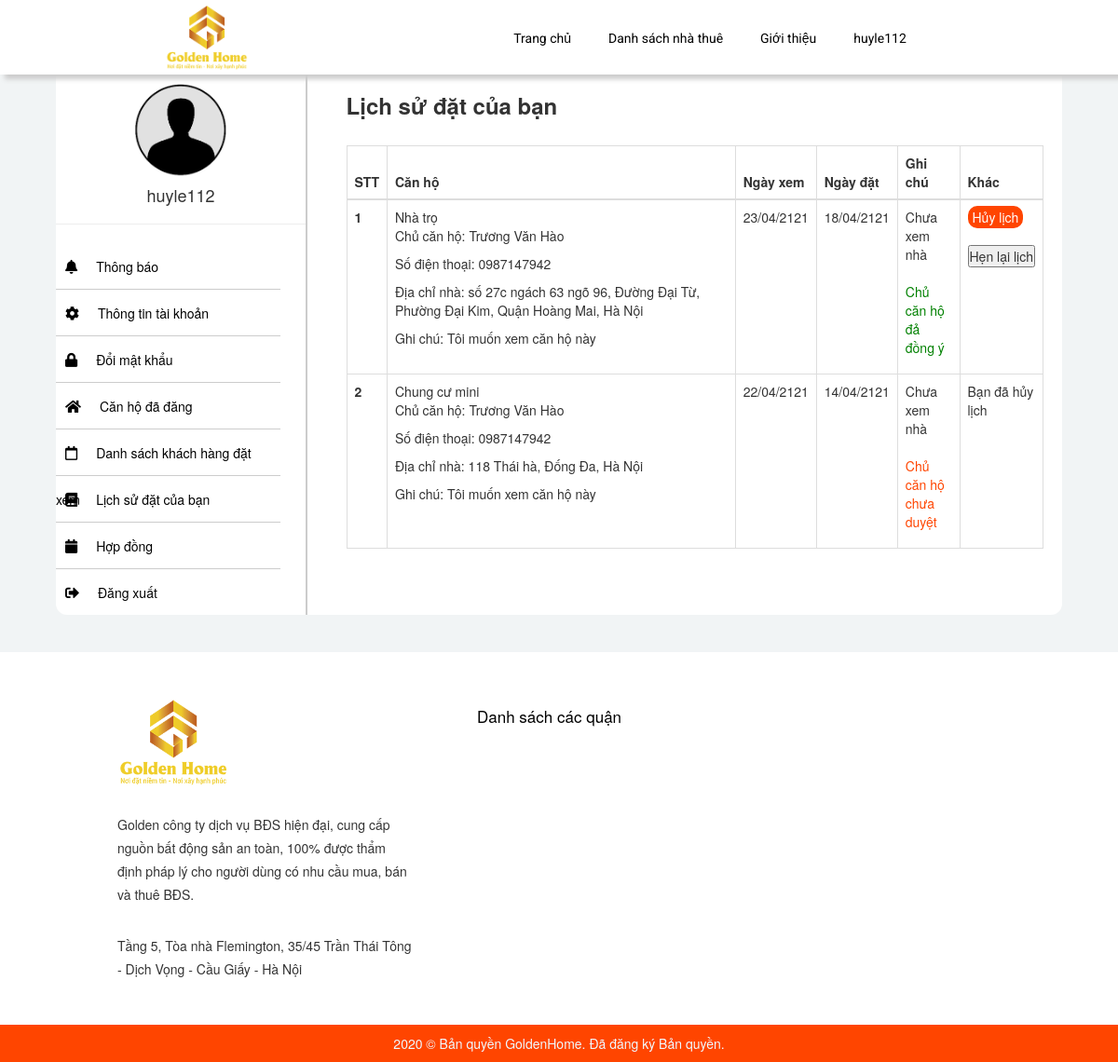
/site/index.php?act=lichsu&ma_tk=45 (signed in), run on the app's committed database.
### tables this page shows
CREATE TABLE `dat_lich`  (
  `id` int(11) NOT NULL AUTO_INCREMENT,
  `ma_dat` int(12) NOT NULL COMMENT 'mã đặt lịch xem',
  `ma_can` int(12) NOT NULL COMMENT 'mã căn hộ',
  `ma_tk` int(12) NOT NULL COMMENT 'mã tài khoản',
  `trang_thai` tinyint(1) NULL DEFAULT NULL,
  `ten_nguoi_dat` varchar(50) NULL DEFAULT NULL,
  `trang_thai_lich` tinyint(4) NULL DEFAULT NULL,
  `ghi_chu` varchar(255) NULL DEFAULT NULL,
  `sodt` varchar(50) NULL DEFAULT NULL,
  `gio_xem` time(0) NULL DEFAULT NULL,
  `ngay_dat` date NULL DEFAULT NULL COMMENT 'ngày đặt',
  `ngay_xem` date NULL DEFAULT NULL COMMENT 'ngày xem',
  PRIMARY KEY (`id`) USING BTREE,
  INDEX `Fk_datlich_tk`(`ma_tk`) USING BTREE,
  INDEX `Fk_datlich_canho`(`ma_can`) USING BTREE,
  INDEX `ma_dat`(`ma_dat`) USING BTREE,
  CONSTRAINT `Fk_datlich_canho` FOREIGN KEY (`ma_can`) REFERENCES `can_ho` (`ma_can`) ON DELETE CASCADE ON UPDATE CASCADE,
  CONSTRAINT `Fk_datlich_tk` FOREIGN KEY (`ma_tk`) REFERENCES `khach_hang` (`ma_tk`) ON DELETE CASCADE ON UPDATE CASCADE
);

CREATE TABLE `can_ho`  (
  `ma_can` int(12) NOT NULL AUTO_INCREMENT COMMENT 'mã căn hộ',
  `ma_quan` int(12) NOT NULL COMMENT 'mã quận',
  `id` int(12) NOT NULL COMMENT 'mã phường',
  `ma_loai` int(12) NOT NULL COMMENT 'mã loại căn',
  `ma_tk` int(12) NOT NULL,
  `dia_chi` varchar(255) NOT NULL COMMENT 'Địa chỉ',
  `ten_can_ho` varchar(150) NULL DEFAULT NULL COMMENT 'tên căn hộ',
  `dien_tich` float NULL DEFAULT NULL COMMENT 'diện tích ',
  `tang` tinyint(3) NULL DEFAULT NULL COMMENT 'Số tầng',
  `huong_nha` tinyint(8) NULL DEFAULT NULL COMMENT 'hướng nhà',
  `tien_ich` varchar(800) NULL DEFAULT NULL COMMENT 'Tiện ích',
  `chi_phi_khac` varchar(100) NULL DEFAULT NULL COMMENT 'chi phí khác',
  `so_phong_ngu` tinyint(2) NULL DEFAULT NULL COMMENT 'Số phòng ngủ',
  `so_phong_vs` tinyint(2) NULL DEFAULT NULL COMMENT 'Số phòng vệ sinh',
  `gia_thue` float NOT NULL DEFAULT 0 COMMENT 'Giá thuê',
  `hinh` varchar(150) NULL DEFAULT NULL,
  `hinha` varchar(150) NULL DEFAULT NULL,
  `hinhb` varchar(150) NULL DEFAULT NULL,
  `hinhc` varchar(150) NULL DEFAULT NULL,
  `an_hien` tinyint(1) NULL DEFAULT NULL COMMENT 'Ẩn hiện',
  `ghi_chu` varchar(50) NULL DEFAULT NULL COMMENT 'ghi chú',
  `trang_thai` varchar(50) NULL DEFAULT NULL,
  `so_luong` int(11) NULL DEFAULT NULL COMMENT 'Số lượng căn hộ',
  PRIMARY KEY (`ma_can`) USING BTREE,
  INDEX `FK_canho_loai`(`ma_loai`) USING BTREE,
  INDEX `FK_canho_quan`(`ma_quan`) USING BTREE,
  INDEX `FK_taikhoan_canho`(`ma_tk`) USING BTREE,
  INDEX `FK_phuong_canho`(`id`) USING BTREE,
  INDEX `ten_can_ho`(`ten_can_ho`) USING BTREE,
  INDEX `gia_thue`(`gia_thue`) USING BTREE,
  INDEX `chi_phi_khac`(`chi_phi_khac`) USING BTREE,
  INDEX `dia_chi`(`dia_chi`) USING BTREE,
  INDEX `dien_tich`(`dien_tich`) USING BTREE
);

CREATE TABLE `khach_hang`  (
  `ma_tk` int(12) NOT NULL AUTO_INCREMENT COMMENT 'mã tài khoản',
  `ho_ten` varchar(50) NOT NULL COMMENT 'họ tên khách hàng',
  `hinh` varchar(150) NULL DEFAULT NULL,
  `ten_tk` varchar(50) NOT NULL COMMENT 'tên tài khoản',
  `mat_khau` varchar(50) NOT NULL COMMENT 'mật khẩu',
  `sdt` varchar(50) NULL DEFAULT NULL COMMENT 'số điện thoại',
  `kich_hoat` tinyint(1) NOT NULL DEFAULT 0 COMMENT 'kích hoạt',
  `email` varchar(50) NOT NULL COMMENT 'email',
  `vai_tro` tinyint(1) NOT NULL DEFAULT 0 COMMENT 'vai trò',
  `random_key` varchar(50) NULL DEFAULT NULL COMMENT 'dãy số ngẫu nhiên',
  `currency` int(11) NULL DEFAULT NULL,
  PRIMARY KEY (`ma_tk`) USING BTREE,
  INDEX `ho_ten`(`ho_ten`) USING BTREE
);

### site/index.php (called while the page is built, shortened)
<?php
$ctrl='home';
    $pathFile ="controllers/$ctrl.php";
if (file_exists($pathFile)==true)
    require_once $pathFile;
else echo "Controller $ctrl không tồn tại";
?>

### system/database.php (called while the page is built, shortened)
<?php
function getConnection()
{
    $opt = array(PDO::MYSQL_ATTR_INIT_COMMAND => "SET NAMES utf8", PDO::ATTR_ERRMODE => PDO::ERRMODE_EXCEPTION);
    $conn = new PDO('mysql:host=' . HOST_DB . ';dbname=' . NAME_DB, USER_DB, PASS_DB, $opt);
    return $conn;
}
function query($sql)
{
    $conn = getConnection();
    $result = $conn->query($sql);
    return $result;
}
function queryOne($sql)
{
    $conn = getConnection();
    $result = $conn->query($sql);
    $row = $result->fetch(PDO::FETCH_ASSOC);
    return $row;
}

### site/models/home.php (called while the page is built, shortened)
 <?php
require_once('../system/database.php');
function lichsu($id){
    $sql="SELECT * FROM dat_lich where ma_tk='$id' order by ngay_xem desc";
    return query($sql);
}
function canho($id){
    $sql="SELECT * FROM can_ho WHERE ma_can='$id'";
    return queryOne($sql);
}
function khachhang($id){
    $sql="SELECT * FROM khach_hang WHERE ma_tk='$id'";
    return queryOne($sql);
}
?>

### site/views/lichsu.php (the view, shortened to what this page needs)
<div class="ch-dd">
    <h3 style="font-weight: bold; margin-bottom: 30px; margin-top: 50px;">Lịch sử đặt  của bạn</h3>
    <table class="table table-bordered" style="padding: 0px 20px;">
        <thead>
            <tr>
                <th scope="col">STT</th>
                <th scope="col" style="width: 50%;">Căn hộ</th>
                <th scope="col">Ngày xem</th>
                <th scope="col">Ngày đặt</th>
                <th scope="col">Ghi chú</th>
                <th scope="col" style="width: 10%;">Khác</th>
            </tr>
        </thead>
        <tbody>
            <?php foreach ($lichsu as $stt => $ds) {
                $stt+=1;
                $canho=canho($ds["ma_can"]);
                $tk=khachhang($canho["ma_tk"]);
                ?>
            <tr>
                <th scope="row"><?=$stt?></th>
                <td><span style="width: 75%; float: left;"><?php echo $canho['ten_can_ho']?></span> <?php if (date("d-m-y") <= date_format(date_create($ds['ngay_dat']), "d/m/yy")) {
                    echo "<span class='neww'>Sắp tới</span>";
                }?>
                <br>
                <p style="width: 100%; float: left;">Chủ căn hộ: <?php echo $tk["ho_ten"]?></p><br>
                <p>Số điện thoại: <?php echo $tk["sdt"]?></p>
                <p>Địa chỉ nhà: <?php echo $canho["dia_chi"]?></p>
                <p>Ghi chú: <?php echo $ds["ghi_chu"]?></p>
              </td>
                <td><?=date_format(date_create($ds['ngay_xem']), "d/m/yy")?></td>
                <td><?=date_format(date_create($ds['ngay_dat']), "d/m/yy")?></td>
                <td><?php if (date("Y-m-d") > date_format(date_create($ds['ngay_xem']), "Y-m-d")) {
                    echo "Đã hết hạn";
                }
                else{
                    echo "Chưa xem nhà";
                }?>
                <p style="margin-top: 20px;"><?php
                if ($ds["trang_thai"]==0) {
                    ?>
                    <span style="color: orangered;">Chủ căn hộ chưa duyệt</span>
                    <?php
                }
                else{
                    ?>
                    <span style="color: green;">Chủ căn hộ đả đồng ý</span>
                    <?php
                }
                ?></p>
            </td>
                <td>
                    <?php if($ds['trang_thai_lich']==1) { ?>
                         <a href = "javascript:Delete('?act=huydatlich&ma_dat=<?=$ds['ma_dat']?>')" style = "color: white; background-color: orangered; padding: 2px 5px; border-radius: 10px;" > Hủy lịch </a >
                        <br>
                        <br>
                        <div class="divmota8">
                            <input type="button" value="Hẹn lại lịch" class="henlich" data-toggle="modal" data-target="#datlich" data-dismiss="modal">
                        </div>
                   <?php }
                    else {
                        echo "  Bạn đã hủy lịch ";
                    }
                     ?>
                </td>
            </tr>
            <?php
            }?>
        </tbody>
    </table>
</div>

### site/views/css/index.css (style rules this page uses)
* { padding: 0; margin: 0; box-sizing: border-box; }
a { text-decoration: none; }
body { width: 100%; font-family: "Sf ui display", sans-serif; margin: 0 auto; }
a { outline: none; }

### data on the page
dat_lich: ma_can.ten_can_ho "Nhà trọ", khach_hang.ho_ten "Trương Văn Hào", khach_hang.sdt "0987147942", ma_can.dia_chi "số 27c ngách 63 ngõ 96, Đường Đại Từ, Phường Đại Kim, Quận Hoàng Mai, Hà Nội", ghi_chu "Tôi muốn xem căn hộ này", ngay_xem "23/04/2121", ngay_dat "18/04/2121", shows "Chưa xem nhà", trang_thai "Chủ căn hộ đả đồng ý"
dat_lich: ma_can.ten_can_ho "Chung cư mini", khach_hang.ho_ten "Trương Văn Hào", khach_hang.sdt "0987147942", ma_can.dia_chi "118 Thái hà, Đống Đa, Hà Nội", ghi_chu "Tôi muốn xem căn hộ này", ngay_xem "22/04/2121", ngay_dat "14/04/2121", shows "Chưa xem nhà", trang_thai "Chủ căn hộ chưa duyệt", trang_thai_lich "Bạn đã hủy lịch"

### other printed values
$_SESSION['user'] "huyle112"
$_SESSION["user"] "huyle112"
